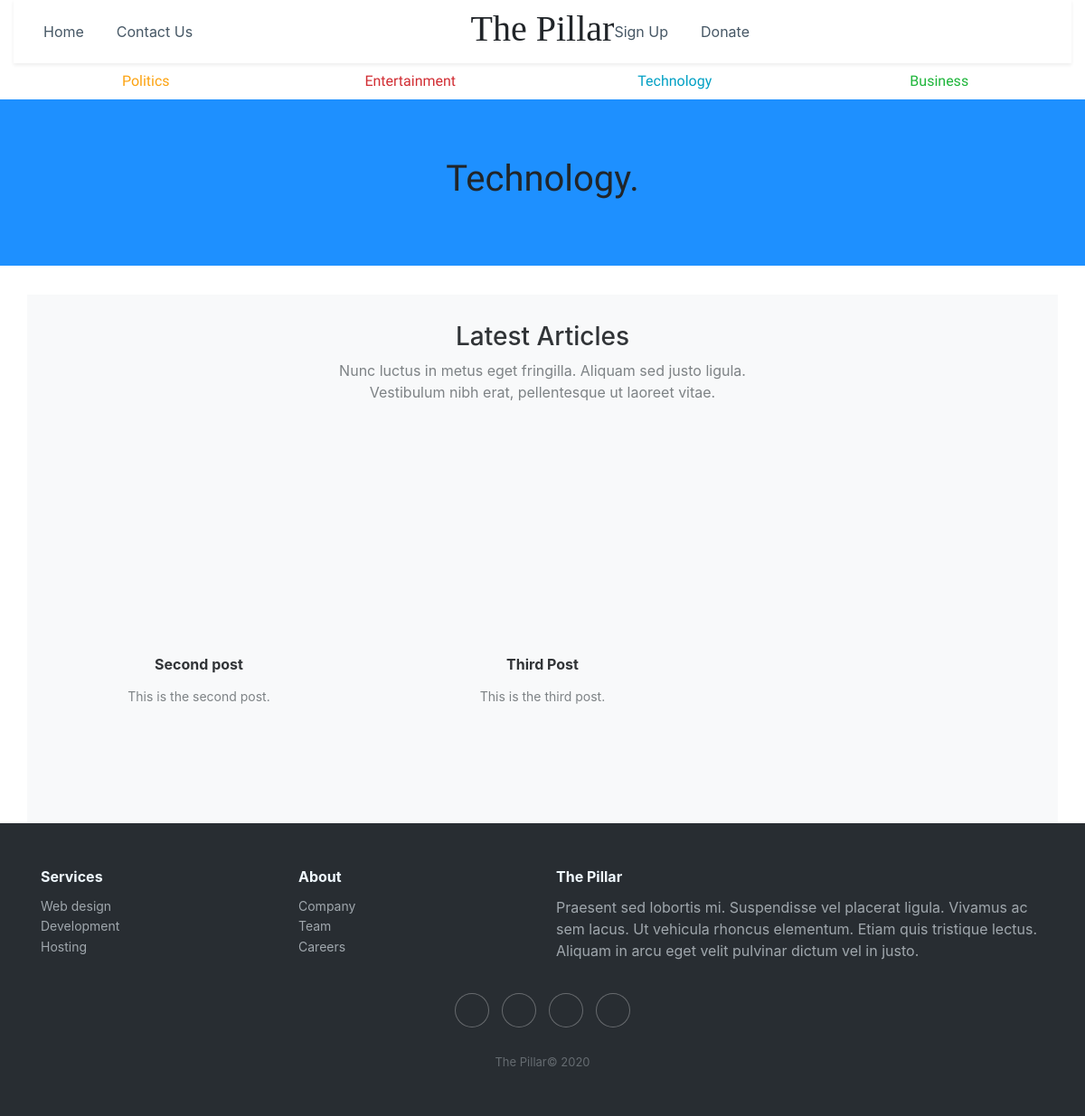
Page /section/Technology on the committed database.
### landingpage/models.py (models this page shows, shortened)
class BlogPost( models.Model ) :
    post_title = models.CharField( verbose_name='Title', max_length=200, default="Blog post", primary_key=True )
    post_desc = models.TextField( verbose_name='Description', max_length=100 )
    post_text = models.TextField( verbose_name='Story')
    post_date = models.DateField( verbose_name='Date published' )
    post_img = models.ImageField( verbose_name='Thumbnail',null=True )
    post_tag = models.CharField( verbose_name='Tag',max_length=20, choices=tag_choices, default=GENERAL )
    custom_tag = models.ManyToManyField(CustomTag)
    featured = models.BooleanField( default=False )
    def get_posts_with_tag(tag) :
        matching_blogs = BlogPost.objects.filter( post_tag=tag )
        return matching_blogs

### landingpage/views.py (the view)
# urls.py: path('section/<section_tag>',views.section,name='section'),
def section(request,section_tag):
    section_blogs=BlogPost.get_posts_with_tag(section_tag)
    section_color="gray"
    if section_tag.lower()=="politics":
        section_color="orange"
    elif section_tag.lower()=="entertainment":
        section_color="tomato"
    elif section_tag.lower()=="technology":
        section_color="dodgerblue"
    elif section_tag.lower()=="business":
        section_color="mediumseagreen"
    context={
        'blog_list': section_blogs,
        'title': section_tag,
        'section_color': section_color,
    }
    return render( request, 'landingpage/newsection.html', context )

### landingpage/templates/landingpage/newsection.html (shortened to what this page needs)
<!DOCTYPE html>
<html>
<head>
    <link rel="stylesheet" href="https://cdnjs.cloudflare.com/ajax/libs/twitter-bootstrap/4.4.1/css/bootstrap.min.css">
    <link rel="stylesheet" href="https://cdnjs.cloudflare.com/ajax/libs/font-awesome/4.7.0/css/font-awesome.min.css">
    <link rel="stylesheet" href="https://cdnjs.cloudflare.com/ajax/libs/ionicons/2.0.1/css/ionicons.min.css">
    {% load static %}
    <link rel="stylesheet" href="{% static 'landingpage/css/section.min.css' %}">
</head>
<body>
    <div class="container-fluid">
        <nav class="navbar navbar-light navbar-expand-md shadow-sm navigation-clean-search" style="background-color: rgba(255,255,255,0);/*z-index: -1;*/opacity: 1;width: 100%;padding: 15px;padding-right: 0px;padding-left: 0px;">
            <div class="container-fluid">
                <div class="collapse navbar-collapse"
                    id="navcol-1">
                    <ul class="nav navbar-nav">
                        <li class="nav-item d-flex" role="presentation"><a class="nav-link" href="{% url 'index' %}">Home</a></li>
                        <li class="nav-item" role="presentation"><a class="nav-link" href="{% url 'contact' %}">Contact Us</a></li>
                    </ul>
                    <ul class="nav navbar-nav ml-auto">
                        <li class="nav-item" role="presentation"><a class="nav-link" href="#" data-toggle="modal" data-target="#subscribe">Sign Up</a></li>
                        <li class="nav-item" role="presentation"><a class="nav-link" href="{% url 'donate' %}">Donate</a></li>
                    </ul>
                    <form class="form-inline" action="/search" style="margin: 0px;margin-left: 0px;width: 323px;padding-left: 20px;">
                        <div class="form-group" style="width: 323px;"><label for="search-field"><i class="icon ion-search" style="padding: 0px;width: 25px;height: 40px;font-size: 30px;"></i></label><input class="form-control search-field" type="search" id="search-field" name="search" style="width: 182px;"></div>
                    </form>
                </div>
            </div>
        </nav>
        <div class="row" style="position: absolute;width: 100%;top: 0;z-index: -1;">
            <div class="col">
                <h1 class="text-center" style="/*position: absolute;*/font-family: 'Playfair Display SC', serif;font-size: 40px;padding: 10px;padding-top: 8px;">The Pillar</h1>
            </div>
        </div>
    <ul class="nav nav-justified d-sm-block d-lg-flex" style="font-family: Adamina, serif;">
        <li class="nav-item"><a class="nav-link" href="{% url 'section' 'Politics' %}" style="color: #fca311;">Politics</a></li>
        <li class="nav-item"><a class="nav-link" href="{% url 'section' 'Entertainment' %}" style="color: #d12d33;">Entertainment</a></li>
        <li class="nav-item"><a class="nav-link" href="{% url 'section' 'Technology' %}" style="color: #00a0c4;">Technology</a></li>
        <li class="nav-item"><a class="nav-link" href="{% url 'section' 'Business' %}" style="color: #1eb53a;">Business</a></li>
    </ul>
    </div>
    <div class="jumbotron jumbotron-fluid" style="background-color: {{ section_color }};">
        <h1 class="text-center" style="font-family: Adamina, serif;">{{ title }}.</h1>
    </div>
    <div class="article-list">
        <div class="container bg-light shadow-none" style="margin-top: 20px;">
            <div class="intro" style="padding-top: 30px;">
                <h3 class="text-center">Latest Articles</h3>
                <p class="text-center">Nunc luctus in metus eget fringilla. Aliquam sed justo ligula. Vestibulum nibh erat, pellentesque ut laoreet vitae. </p>
            </div>
            <div class="row articles">
                {% for blog in blog_list %}
                <div class="col-sm-6 col-md-4 item">
                    <a href="{% url 'post' blog.post_title %}">
                        <div class="img" data-aos="fade-right" style="float: left;width: 350px;height: 230px;background-size: cover;background-image: url({{ blog.post_img.url }});"></div>
                    </a>
                    <h3 class="name">{{ blog.post_title }}</h3>
                    <p class="description">{{ blog.post_desc }}</p>
                </div>
                {% endfor %}
            </div>
        </div>
    </div>
            <div class="footer-dark">
                <footer>
                    <div class="container">
                        <div class="row">
                            <div class="col-sm-6 col-md-3 item">
                                <h3>Services</h3>
                                <ul>
                                    <li><a href="#">Web design</a></li>
                                    <li><a href="#">Development</a></li>
                                    <li><a href="#">Hosting</a></li>
                                </ul>
                            </div>
                            <div class="col-sm-6 col-md-3 item">
                                <h3>About</h3>
                                <ul>
                                    <li><a href="#">Company</a></li>
                                    <li><a href="#">Team</a></li>
                                    <li><a href="#">Careers</a></li>
                                </ul>
                            </div>
                            <div class="col-md-6 item text">
                                <h3>The Pillar</h3>
                                <p>Praesent sed lobortis mi. Suspendisse vel placerat ligula. Vivamus ac sem lacus. Ut vehicula rhoncus elementum. Etiam quis tristique lectus. Aliquam in arcu eget velit pulvinar dictum vel in justo.</p>
                            </div>
                            <div class="col item social"><a href="#"></a><a href="#"></a><a href="#"></a><a href="#"></a></div>
                        </div>
                        <p class="copyright">The Pillar© 2020</p>
                    </div>
                </footer>
            </div>
</body>
</html>

### rows in the picture
BlogPost: post_title "Second post", post_desc "This is the second post."
BlogPost: post_title "Third Post", post_desc "This is the third post."

### other values in the picture
{{ title }} "Technology"
